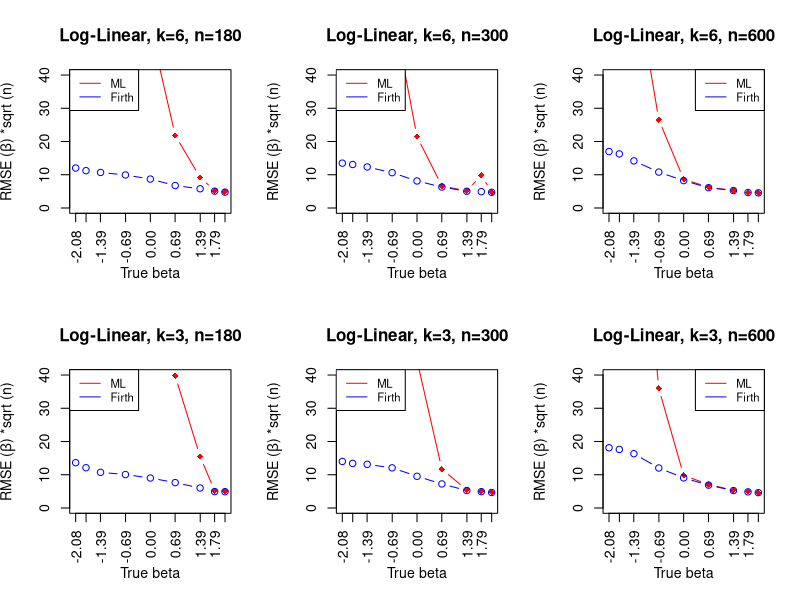
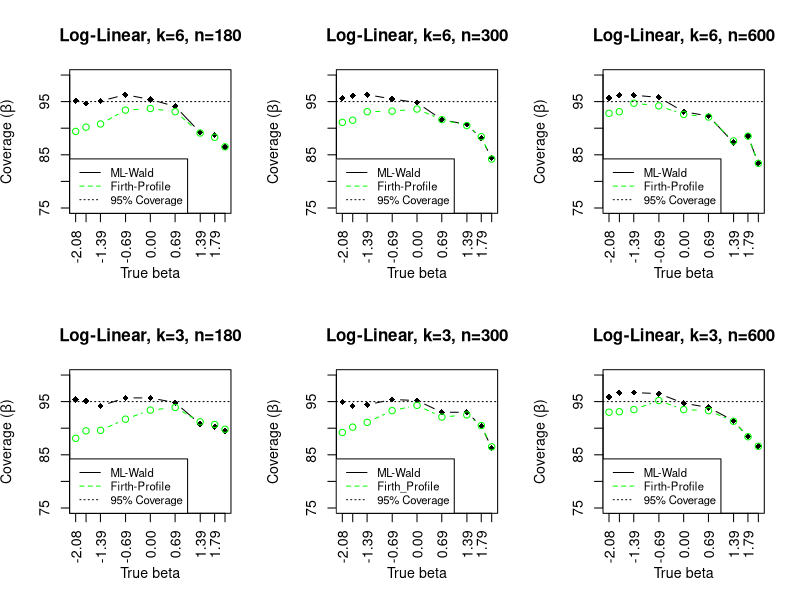
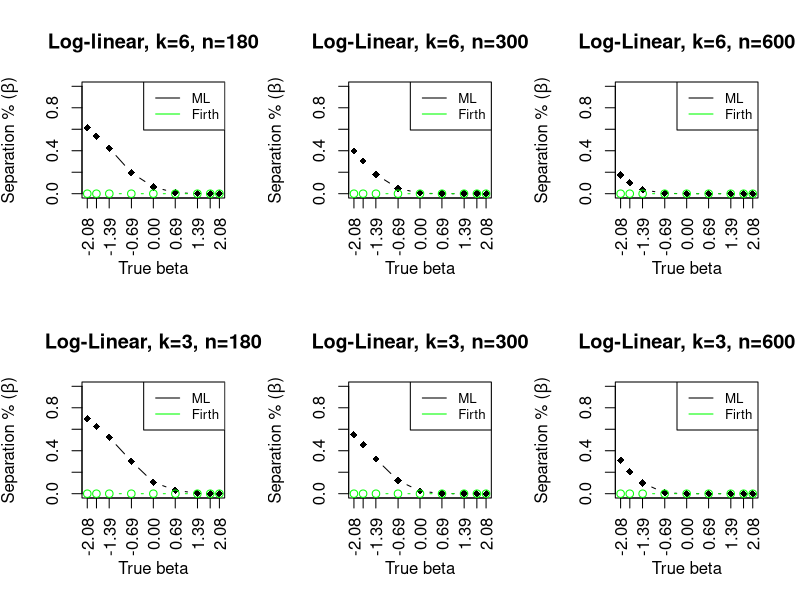
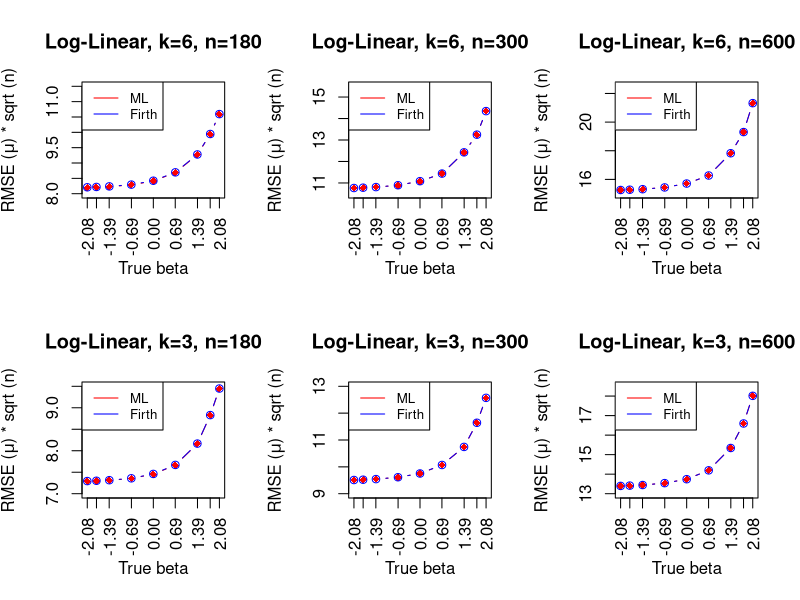

Generate these figures, in order, with R:
## RMSE

par(mfrow=c(2,3)) ## adjust display formats 

op <- par(cex = 0.85)  
## 6 covariates 

## ML with n=180
ML.180<-c(11.26042,10.69251,9.759554,6.90347, 4.054887,1.627273,0.6872059,0.3893261,0.3625224)

ML.180<-ML.180*sqrt(180)
x<-c(-log(8),-log(6),-log(4),-log(2),0,log(2),log(4),log(6),log(8))

plot(x, ML.180,xaxt = 'n',
     type = "b", pch = 18,
    ylab = expression(paste("RMSE (", beta, ") *sqrt (n)")), xlab = "True beta", ylim=c(0,40),
    main="Log-Linear, k=6, n=180",col="red")

axis(side = 1, at = round(x,2),labels = T, las=2)

## Firth

Firth.180<-c(0.8953194,0.8372296,0.7966378,0.7406176,0.6485129,0.5027674,0.4305752,0.3771745,0.3557636)
Firth.180<-Firth.180*sqrt(180)

lines(x,Firth.180, type="b", col="blue" )

## add legend 
legend("topleft", legend=c("ML", "Firth"),
       col=c("red", "blue"), lty=1, cex=0.8)



## ML with n=300

ML.300<-c(9.062883,8.111555,6.361278,3.519977, 1.239312,0.382787,0.2969301,0.5655647,0.2747214)

ML.300<-ML.300*sqrt(300)

plot(x, ML.300,xaxt = 'n',
     type = "b", pch = 18,
     ylab = expression(paste("RMSE (", beta, ") *sqrt (n)")), xlab = "True beta", ylim=c(0,40),
     main="Log-Linear, k=6, n=300",col="red")
axis(side = 1, at = round(x,2),labels = T, las=2)

## Firth

Firth.300<-c(0.778771,0.7553186,0.7127694,0.6130188,0.4692529,0.3639272,0.2903573,0.2832081,0.2721151)
Firth.300<-Firth.300*sqrt(300)

lines(x,Firth.300, type="b", col="blue" )

## add legend 
legend("topleft", legend=c("ML", "Firth"),
       col=c("red", "blue"), lty=1, cex=0.8)


## ML with n=600

ML.600<-c(5.9503,4.719247,2.916442,1.084925, 0.3537501,0.2544937,0.2156793,0.1911213,0.1871873)

ML.600<-ML.600*sqrt(600)

plot(x, ML.600,xaxt = 'n',
     type = "b", pch = 18,
     ylab = expression(paste("RMSE (", beta, ") *sqrt (n)")), xlab = "True beta", ylim=c(0,40),
     main="Log-Linear, k=6, n=600",col="red")
axis(side = 1, at = round(x,2),labels = T, las=2)

## Firth 
Firth.600<-c(0.6931238,0.6642977,0.5783691,0.4405575,0.3359496,0.2491283,0.2138554,0.1898441,0.1862777)
Firth.600<-Firth.600*sqrt(600)

## plot 
lines(x,Firth.600, type="b", col="blue" )

## add legend 
legend("topright", legend=c("ML", "Firth"),
       col=c("red", "blue"), lty=1, cex=0.8)



## 3 covariates

## ML with n=180
ML.3.180<-c(11.82893,11.43457,10.7132,8.469157,5.201952,2.962143,1.151386,0.3874012,0.3826154)
ML.3.180<-ML.3.180*sqrt(180)

## Firth
Firth.3.180<-c(1.016191,0.9026242,0.7994791,0.7497876,0.671862,0.569284,0.4475833,0.3674788,0.3650542)
Firth.3.180<-Firth.3.180*sqrt(180)

plot(x, ML.3.180,xaxt = 'n',
     type = "b", pch = 18,
     ylab = expression(paste("RMSE (", beta, ") *sqrt (n)")), xlab = "True beta", ylim=c(0,40),
     main="Log-Linear, k=3, n=180",col="red")
axis(side = 1, at = round(x,2),labels = T, las=2)

lines(x,Firth.3.180, type="b", col="blue" )

legend("topleft", legend=c("ML", "Firth"),
       col=c("red", "blue"), lty=1, cex=0.8)



## n=300

ML.3.300<-c(10.49863,9.738971,8.420758,5.410978,2.567752,0.6726375,0.3153071,0.2906472,0.2730214)
ML.3.300<-ML.3.300*sqrt(300)

Firth.3.300<-c(0.8084011,0.7736345,0.758334,0.6971584,0.5504275,0.4177537,0.3032491,0.2839245,0.268523)
Firth.3.300<-Firth.3.300*sqrt(300)

plot(x, ML.3.300,xaxt = 'n',
     type = "b", pch = 18,
     ylab = expression(paste("RMSE (", beta, ") *sqrt (n)")), xlab = "True beta", ylim=c(0,40),
     main="Log-Linear, k=3, n=300",col="red")
axis(side = 1, at = round(x,2),labels = T, las=2)

lines(x,Firth.3.300, type="b", col="blue" )

legend("topleft", legend=c("ML", "Firth"),
       col=c("red", "blue"), lty=1, cex=0.8)



##n=600

ML.3.600<-c(7.890365,6.539455,4.703183,1.468701,0.3999099,0.2896918,0.216653,0.199752,0.1898368)
ML.3.600<-ML.3.600*sqrt(600)

Firth.3.600<-c(0.7394814,0.7190317,0.6666786,0.4909899,0.369255,0.2803586,0.2138053,0.1977511,0.1885221)
Firth.3.600<-Firth.3.600*sqrt(600)

plot(x, ML.3.600,xaxt = 'n',
     type = "b", pch = 18,
     ylab = expression(paste("RMSE (", beta, ") *sqrt (n)")), xlab = "True beta", ylim=c(0,40),
     main="Log-Linear, k=3, n=600", col="red")
axis(side = 1, at = round(x,2),labels = T, las=2)

lines(x,Firth.3.600, type="b", col="blue" )

legend("topright", legend=c("ML", "Firth"),
       col=c("red", "blue"), lty=1, cex=0.8)





## Coverage 

par(mfrow=c(2,3))
par(op)  
op <- par(cex = 0.85)  


## n=180

cov.180<-c(0.952,0.947,0.951,0.963,0.954,0.941,0.892,0.887,0.865)
cov.180<-cov.180*100

plot(x, cov.180,xaxt = 'n',
     type = "b", pch = 18,
     ylab = expression(paste("Coverage (", beta, ")")), xlab = "True beta",ylim = c(75,100),
     main="Log-Linear, k=6, n=180")
axis(side = 1, at = round(x,2),labels = T, las=2)

cov.180.firth<-c(0.894,0.902,0.908, 0.934,0.937,0.931,0.891,0.883,0.865)

cov.180.firth<-cov.180.firth*100

lines(x,cov.180.firth, type="b", col="green",lty=2)
abline(h = 95, lty=3)
legend("bottomleft", legend=c("ML-Wald", "Firth-Profile","95% Coverage"),
       col=c("black", "green"), lty=1:3, cex=0.8)


## n=300

cov.300<-c(0.956,0.961,0.963,0.955,0.948,0.916,0.907,0.881,0.844)
cov.300<-cov.300*100

plot(x, cov.300,xaxt = 'n',
     type = "b", pch = 18,
     ylab = expression(paste("Coverage (", beta, ")")), xlab = "True beta",ylim = c(75,100),
     main="Log-Linear, k=6, n=300")
axis(side = 1, at = round(x,2),labels = T, las=2)

cov.300.firth<-c(0.911,0.915,0.931,0.932 ,0.936,0.916,0.905,0.884,0.842)

cov.300.firth<-cov.300.firth*100

lines(x,cov.300.firth, type="b", col="green",lty=2)
abline(h = 95, lty=3)
legend("bottomleft", legend=c("ML-Wald", "Firth-Profile","95% Coverage"),
       col=c("black", "green"), lty=1:3, cex=0.8)



## n=600

cov.600<-c(0.957,0.962,0.962,0.958,0.931,0.923,0.873,0.885,0.834)

cov.600<-cov.600*100

plot(x, cov.600,xaxt = 'n',
     type = "b", pch = 18,
     ylab = expression(paste("Coverage (", beta, ")")), xlab = "True beta",ylim = c(75,100),
     main="Log-Linear, k=6, n=600")
axis(side = 1, at = round(x,2),labels = T, las=2)

cov.600.firth<-c(0.928,0.931,0.947, 0.942,0.926,0.921,0.876,0.885,0.834)
cov.600.firth<-cov.600.firth*100

lines(x,cov.600.firth, type="b", col="green",lty=2)
abline(h = 95, lty=3)
legend("bottomleft", legend=c("ML-Wald", "Firth-Profile","95% Coverage"),
       col=c("black", "green"), lty=1:3, cex=0.8)



## 3 cov

## n=180
cov.3.180<-c(0.954,0.951,0.942,0.957,0.957,0.948,0.908,0.903,0.895)

cov.3.180<-cov.3.180*100

cov.3.firth.180<-c(0.881,0.895,0.896,0.917,0.934,0.939,0.912,0.907,0.898)

cov.3.firth.180<-cov.3.firth.180*100

plot(x, cov.3.180,xaxt = 'n',
     type = "b", pch = 18,
     ylab = expression(paste("Coverage (", beta, ")")), xlab = "True beta",ylim = c(75,100),
     main="Log-Linear, k=3, n=180")
axis(side = 1, at = round(x,2),labels = T, las=2)


lines(x,cov.3.firth.180, type="b", col="green",lty=2)
abline(h = 95, lty=3)
legend("bottomleft", legend=c("ML-Wald", "Firth-Profile","95% Coverage"),
       col=c("black", "green"), lty=1:3, cex=0.8)




## n=300

cov.3.300<-c(0.949,0.942,0.944,0.954,0.952,0.93,0.93,0.904,0.863)

cov.3.300<-cov.3.300*100

cov.3.firth.300<-c(0.892,0.902,0.911,0.933,0.943,0.921,0.925,0.905,0.865)

cov.3.firth.300<-cov.3.firth.300*100


plot(x, cov.3.300,xaxt = 'n',
     type = "b", pch = 18,
     ylab = expression(paste("Coverage (", beta, ")")), xlab = "True beta",ylim = c(75,100),
     main="Log-Linear, k=3, n=300")
axis(side = 1, at = round(x,2),labels = T, las=2)



lines(x,cov.3.firth.300, type="b", col="green",lty=2)
abline(h = 95, lty=3)
legend("bottomleft", legend=c("ML-Wald", "Firth_Profile","95% Coverage"),
       col=c("black", "green"), lty=1:3, cex=0.8)

## n=600

cov.3.600<-c(0.959,0.967,0.967,0.965,0.947,0.939,0.914,0.884,0.866)

cov.3.600<-cov.3.600*100



cov.3.firth.600<-c(0.93,0.931,0.935,0.952,0.935,0.933,0.913,0.884,0.866)

cov.3.firth.600<-cov.3.firth.600*100


plot(x, cov.3.600,xaxt = 'n',
     type = "b", pch = 18,
     ylab = expression(paste("Coverage (", beta, ")")), xlab = "True beta",ylim = c(75,100),
     main="Log-Linear, k=3, n=600")
axis(side = 1, at = round(x,2),labels = T, las=2)


lines(x,cov.3.firth.600, type="b", col="green",lty=2)
abline(h = 95, lty=3)
legend("bottomleft", legend=c("ML-Wald", "Firth-Profile","95% Coverage"),
       col=c("black", "green"), lty=1:3, cex=0.8)




## Separation

par(mfrow=c(2,3))
par(op)  
op <- par(cex = 1)  

## n=180
sep.180<-c(616,535,424,196,63,9,1,0,0)
sep.180<-sep.180/1000

plot(x, sep.180,xaxt = 'n',
     type = "b", pch = 18,
     ylab = expression(paste("Separation % (", beta, ")")), xlab = "True beta", ylim = c(0,1),
     main="Log-linear, k=6, n=180")
axis(side = 1, at = round(x,2),labels = T, las=2)

sep.firth<-rep(0,9)
lines(x,sep.firth, type="b", col="green" )
legend("topright", legend=c("ML", "Firth"),
       col=c("black", "green"), lty=1, cex=0.8)

## n=300

sep.300<-c(397,306,179, 50 ,5,0,0,1,0)
sep.300<-sep.300/1000

plot(x, sep.300,xaxt = 'n',
     type = "b", pch = 18,
     ylab = expression(paste("Separation % (", beta, ")")), xlab = "True beta", ylim = c(0,1),
     main="Log-Linear, k=6, n=300")
axis(side = 1, at = round(x,2),labels = T, las=2)


lines(x,sep.firth, type="b", col="green" )
legend("topright", legend=c("ML", "Firth"),
       col=c("black", "green"), lty=1, cex=0.8)

## n=600

sep.600<-c(173,104,37,4,0,0,0,0,0)
sep.600<-sep.600/1000

plot(x, sep.600,xaxt = 'n',
     type = "b", pch = 18,
     ylab = expression(paste("Separation % (", beta, ")")), xlab = "True beta", ylim = c(0,1),
     main="Log-Linear, k=6, n=600")
axis(side = 1, at = round(x,2),labels = T, las=2)


lines(x,sep.firth, type="b", col="green" )
legend("topright", legend=c("ML", "Firth"),
       col=c("black", "green"), lty=1, cex=0.8)


## 3 cov

## n=180
sep.3.180<-c(697,627,524,303,107,32,4,0,0)
sep.3.180<-sep.3.180/1000

plot(x, sep.3.180,xaxt = 'n',
     type = "b", pch = 18,
     ylab = expression(paste("Separation % (", beta, ")")), xlab = "True beta", ylim = c(0,1),
     main="Log-Linear, k=3, n=180")
axis(side = 1, at = round(x,2),labels = T, las=2)


lines(x,sep.firth, type="b", col="green" )
legend("topright", legend=c("ML", "Firth"),
       col=c("black", "green"), lty=1, cex=0.8)


## n=300
  
sep.3.300<-c(549,455,323,123,25,1,0,0,0)
sep.3.300<-sep.3.300/1000

plot(x, sep.3.300,xaxt = 'n',
     type = "b", pch = 18,
     ylab = expression(paste("Separation % (", beta, ")")), xlab = "True beta", ylim = c(0,1),
     main="Log-Linear, k=3, n=300")
axis(side = 1, at = round(x,2),labels = T, las=2)


lines(x,sep.firth, type="b", col="green" )
legend("topright", legend=c("ML", "Firth"),
       col=c("black", "green"), lty=1, cex=0.8)


## n=600

sep.3.600<-c(311,205,100,8,0,0,0,0,0)
sep.3.600<-sep.3.600/1000


plot(x, sep.3.600,xaxt = 'n',
     type = "b", pch = 18,
     ylab = expression(paste("Separation % (", beta, ")")), xlab = "True beta", ylim = c(0,1),
     main="Log-Linear, k=3, n=600")
axis(side = 1, at = round(x,2),labels = T, las=2)


lines(x,sep.firth, type="b", col="green" )
legend("topright", legend=c("ML", "Firth"),
       col=c("black", "green"), lty=1, cex=0.8)




## prediction
par(mfrow=c(2,3))
par(op)  
op <- par(cex = 1)  

#k=6, n=180
pred.180<-c(0.6111489,0.6119364,0.6133202,0.6176015,0.6270537,0.6474972,0.6910128,0.7409832,0.7891857)
pred.180<-pred.180*sqrt(180)


pred.180.firth<-c(0.6118864,0.6126766,0.6140563,0.6183476,0.6278051,0.6481581,0.691613,0.7412917,0.7896578)
pred.180.firth<-pred.180.firth*sqrt(180)


plot(x, pred.180,xaxt = 'n',
     type = "b", pch = 18,
     ylab = expression(paste("RMSE (", mu, ") * sqrt (n)")), xlab = "True beta", 
     ylim=c(8,11.5),main="Log-Linear, k=6, n=180",col="red")
axis(side = 1, at = round(x,2),labels = T, las=2)

lines(x,pred.180.firth, type="b", col="blue" )

legend("topleft", legend=c("ML", "Firth"),
       col=c("red", "blue"), lty=1, cex=0.8)

## k=6, n=300

pred.300<-c(0.6213075,0.6221495,0.6237817,0.6287398,0.6396482,0.6600747,0.7172127, 0.7647993,0.8279969)
pred.300<-pred.300*sqrt(300)


pred.300.firth<-c(0.6215397,0.6223809,0.6240194,0.6289746,0.6398756,0.6603219,0.7173815,0.7649012,0.8282236)
pred.300.firth<-pred.300.firth*sqrt(300)



plot(x, pred.300,xaxt = 'n',
     type = "b", pch = 18,
     ylab = expression(paste("RMSE (", mu, ") * sqrt (n)")), xlab = "True beta", 
     ylim=c(10.5,15.5),main="Log-Linear, k=6, n=300",col="red")
axis(side = 1, at = round(x,2),labels = T, las=2)

lines(x,pred.300.firth, type="b", col="blue" )

legend("topleft", legend=c("ML", "Firth"),
       col=c("red", "blue"), lty=1, cex=0.8)


## k=6, n=600


pred.600<-c(0.6228792,0.6236518,0.625173,0.6301728,0.6412779,0.6641776,0.7277267,0.7880793,0.8705302)
pred.600<-pred.600*sqrt(600)


pred.600.firth<-c(0.6229439,0.6237158,0.6252396,0.6302411,0.64134,0.6642443,0.727743,0.7881003,0.8705313)
pred.600.firth<-pred.600.firth*sqrt(600)

plot(x, pred.600,xaxt = 'n',
     type = "b", pch = 18,
     ylab = expression(paste("RMSE (", mu, ") * sqrt (n)")), xlab = "True beta",
     ylim=c(15,22.5),main="Log-Linear, k=6, n=600",col="red")
axis(side = 1, at = round(x,2),labels = T, las=2)

lines(x,pred.600.firth, type="b", col="blue" )

legend("topleft", legend=c("ML", "Firth"),
       col=c("red", "blue"), lty=1, cex=0.8)




#k=3, n=180

pred.3.180<-c(0.5433186,0.5438397,0.5448475,0.5481186,0.5556635,0.5712985,0.6083053,0.657812,0.7038346)

pred.3.180<-pred.3.180*sqrt(180)

pred.3.180.firth<-c(0.543674,0.5441977,0.5452011,0.5484697,0.5560388,0.5716693,0.6086856,0.658125,0.70420477)

pred.3.180.firth<-pred.3.180.firth*sqrt(180)


plot(x, pred.3.180,xaxt = 'n',
     type = "b", pch = 18,
     ylab = expression(paste("RMSE (", mu, ") * sqrt (n)")), xlab = "True beta", 
     ylim=c(7,9.5),main="Log-Linear, k=3, n=180",col="red")
axis(side = 1, at = round(x,2),labels = T, las=2)

lines(x,pred.3.180.firth, type="b", col="blue" )

legend("topleft", legend=c("ML", "Firth"),
       col=c("red", "blue"), lty=1, cex=0.8)





## k=3, n=300


pred.3.300<-c(0.5489439,0.5495565,0.550883,0.5548659,0.5629573,0.5812669,0.6200721,0.6720047, 0.7255504)

pred.3.300<-pred.3.300*sqrt(300)

pred.3.300.firth<-c(0.5490748,0.5496841,0.5510103,0.5550062,0.5630842,0.5813823,0.6202109,0.6721281,0.7256928)

pred.3.300.firth<-pred.3.300.firth*sqrt(300)


plot(x, pred.3.300,xaxt = 'n',
     type = "b", pch = 18,
     ylab = expression(paste("RMSE (", mu, ") * sqrt (n)")), xlab = "True beta", 
     ylim=c(9,13),main="Log-Linear, k=3, n=300",col="red")
axis(side = 1, at = round(x,2),labels = T, las=2)

lines(x,pred.3.300.firth, type="b", col="blue" )

legend("topleft", legend=c("ML", "Firth"),
       col=c("red", "blue"), lty=1, cex=0.8)



## k=3, n=600



pred.3.600<-c(0.5469601,0.5475896,0.5488409,0.5527974,0.5610122,0.5795522,0.6262497,0.6775101,0.7353209)

pred.3.600<-pred.3.600*sqrt(600)


pred.3.600.firth<-c(0.5469937,0.5476247,0.5488782,0.5528373,0.5610521,0.5795921,0.6262839,0.6775357,0.7353029)

pred.3.600.firth<-pred.3.600.firth*sqrt(600)


plot(x, pred.3.600,xaxt = 'n',
     type = "b", pch = 18,
     ylab = expression(paste("RMSE (", mu, ") * sqrt (n)")), xlab = "True beta", 
     ylim=c(13,18.5),main="Log-Linear, k=3, n=600",col="red")
axis(side = 1, at = round(x,2),labels = T, las=2)

lines(x,pred.3.600.firth, type="b", col="blue" )

legend("topleft", legend=c("ML", "Firth"),
       col=c("red", "blue"), lty=1, cex=0.8)





